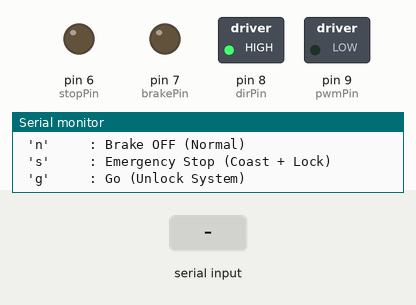
Simulated run of this sketch. Board: Arduino Uno, built with avr-gcc and run on an emulated ATmega328P. Shown: switched loads named in the sketch (green lamp = pin HIGH), output pins drawn as LEDs (lit = HIGH), the last lines printed to the serial monitor. The inputs (shaded band) are chosen by the test bench.

Above: at 1.5 s.
1.6 s: "g\n" received over Serial
At 2.4 s:
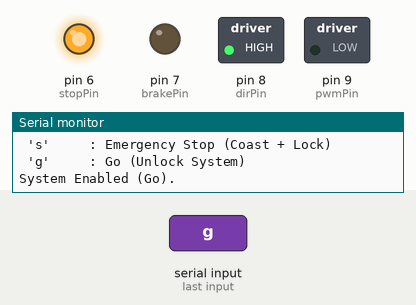
3.1 s: byte 114 ('r') received over Serial
At 3.7 s:
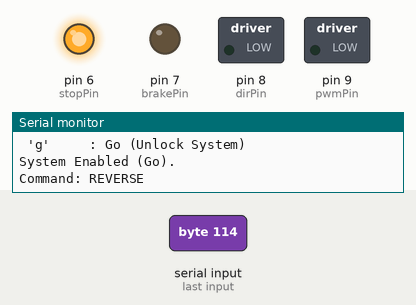
4.8 s: byte 98 ('b') received over Serial
At 6.0 s:
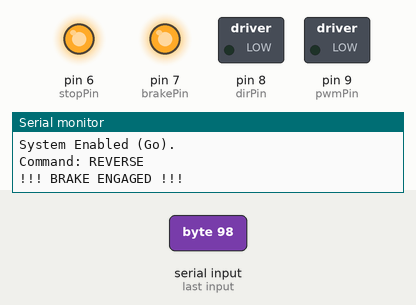
6.3 s: byte 102 ('f') received over Serial
At 7.4 s:
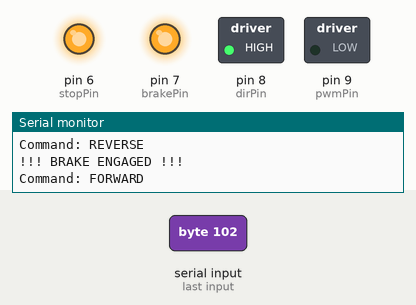
8.0 s: byte 115 ('s') received over Serial
At 8.5 s:
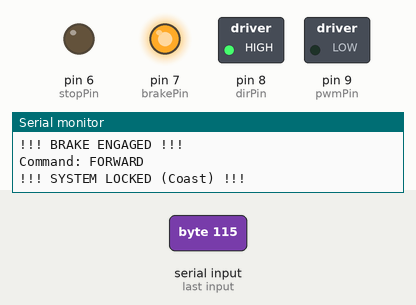
9.5 s: "90,45\n" received over Serial
At 9.8 s:
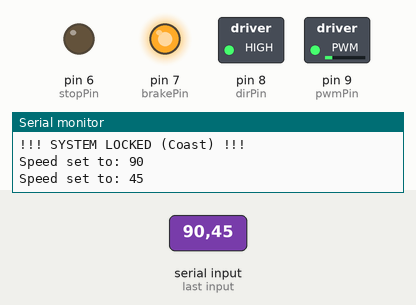
Timing chart, 0 to 12.0 s (numbered marks = the images above; inputs shaded):
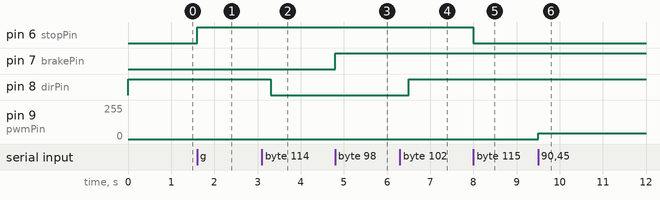

The sketch:

sketch_dec29b.ino
```cpp
// --- PIN DEFINITIONS ---
const int pwmPin = 9;   // Speed (White Header)
const int dirPin = 8;   // Direction (Green Terminal)
const int brakePin = 7; // Brake (Green Terminal)
const int stopPin = 6;  // Stop (Green Terminal)

// Variables
int currentSpeed = 0;

void setup() {
  pinMode(pwmPin, OUTPUT);
  pinMode(dirPin, OUTPUT);
  pinMode(brakePin, OUTPUT);
  pinMode(stopPin, OUTPUT);

  // --- INITIAL STATE (Safe Start) ---
  // CRITICAL CHANGE: We start with STOP active (LOW) to prevent startup spins
  digitalWrite(stopPin, LOW);   // System Locked (Motor Disabled)
  digitalWrite(brakePin, LOW);  // Brake RELEASED
  digitalWrite(dirPin, HIGH);   // Default Direction
  analogWrite(pwmPin, 0);       // Speed 0

  Serial.begin(9600);
  Serial.println("--- BLDC Motor Command Center ---");
  Serial.println("STATUS: SYSTEM LOCKED (Safe Mode)");
  Serial.println("---------------------------------");
  Serial.println("TYPE 'g' AND PRESS ENTER TO START");
  Serial.println("---------------------------------");
  Serial.println("COMMAND LIST:");
  Serial.println(" [0-255] : Set Speed");
  Serial.println(" 'f'     : Forward");
  Serial.println(" 'r'     : Reverse");
  Serial.println(" 'b'     : Brake ON (Hard Stop)");
  Serial.println(" 'n'     : Brake OFF (Normal)");
  Serial.println(" 's'     : Emergency Stop (Coast + Lock)");
  Serial.println(" 'g'     : Go (Unlock System)");
}

void loop() {

  if (Serial.available() > 0) {
    // Check if the input is a number (Speed) or a letter (Command)
    if (isDigit(Serial.peek())) {

      int newSpeed = Serial.parseInt();
      // Clear the newline character
      Serial.read();

      // Safety limit
      if (newSpeed > 255) newSpeed = 255;
      if (newSpeed < 0) newSpeed = 0;

      currentSpeed = newSpeed;
      analogWrite(pwmPin, currentSpeed);
      Serial.print("Speed set to: ");
      Serial.println(currentSpeed);

    } else {
      // It's a letter command
      char command = Serial.read();

      // Ignore newline characters
      if(command == '\n' || command == '\r') return;

      switch (command) {
        case 'f': // Forward
          Serial.println("Command: FORWARD");
          // SAFETY: Briefly stop motor before switching direction
          analogWrite(pwmPin, 0);
          delay(200);
          digitalWrite(dirPin, HIGH);
          delay(200);
          analogWrite(pwmPin, currentSpeed);
          break;

        case 'r': // Reverse
          Serial.println("Command: REVERSE");
          // SAFETY: Briefly stop motor before switching direction
          analogWrite(pwmPin, 0);
          delay(200);
          digitalWrite(dirPin, LOW);
          delay(200);
          analogWrite(pwmPin, currentSpeed);
          break;

        case 'b': // Brake
          Serial.println("!!! BRAKE ENGAGED !!!");
          digitalWrite(brakePin, HIGH);
          // Set speed variable to 0 so it doesn't jump when released
          analogWrite(pwmPin, 0);
          currentSpeed = 0;
          break;

        case 'n': // Normal (Brake Off)
          Serial.println("Brake Released.");
          digitalWrite(brakePin, LOW);
          break;

        case 's': // Stop (Coast)
          Serial.println("!!! SYSTEM LOCKED (Coast) !!!");
          digitalWrite(stopPin, LOW); // Lock the motor
          // SAFETY ADDITION: Reset speed to 0
          analogWrite(pwmPin, 0);
          currentSpeed = 0;
          break;

        case 'g': // Go (Enable)
          Serial.println("System Enabled (Go).");
          digitalWrite(stopPin, HIGH); // Unlock the motor
          break;
      }
    }
  }
}
```

Measured:
- after the input at 1.6 s, pin 6 (stopPin): LOW → HIGH at once
- after the input at 3.1 s, pin 8 (dirPin): HIGH → LOW after 0.20 s
- after the input at 4.8 s, pin 7 (brakePin): LOW → HIGH at once
- after the input at 6.3 s, pin 8 (dirPin): LOW → HIGH after 0.20 s
- after the input at 8.0 s, pin 6 (stopPin): HIGH → LOW at once
- after the input at 9.5 s, pin 9 (pwmPin): 0/255 → 45/255 at once
